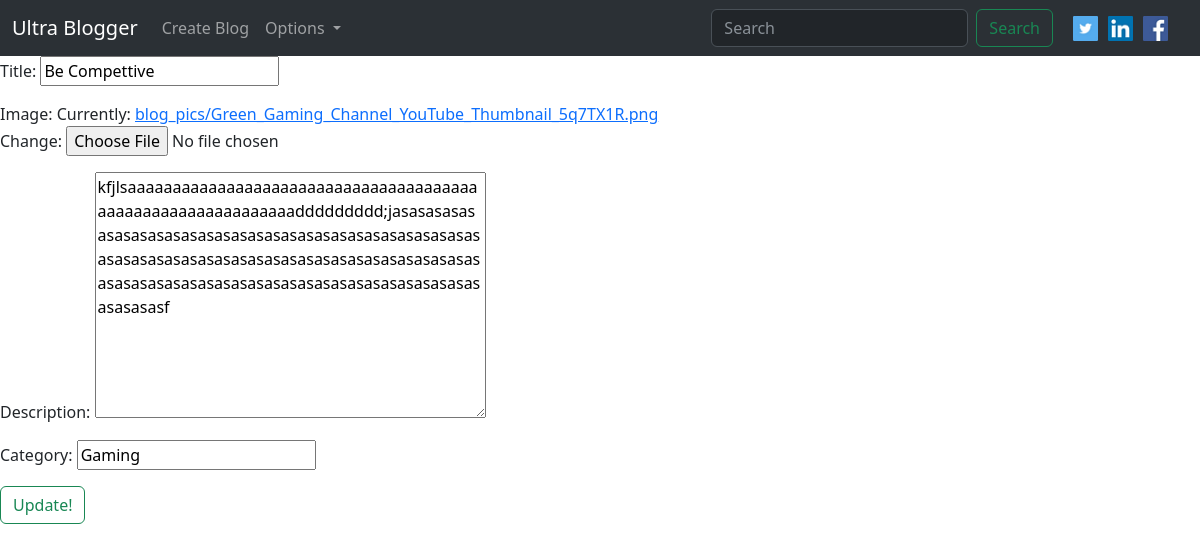
/edit_blog/6 (signed in), run on the app's committed database.
### blogapp/models.py (models this page shows)
class Blog_Model(models.Model):
    author = models.ForeignKey(User,on_delete=models.CASCADE,related_name='blog_author')
    title = models.CharField(max_length=15)
    image = models.ImageField(upload_to='blog_pics')
    description = models.TextField()
    category = models.CharField(max_length=60)
    date_added = models.DateTimeField(auto_now_add=True)

### blogapp/views.py (the view, shortened to what this page needs)
# urls.py: path('edit_blog/<pk>',views.Edit_Blog.as_view(),name='edit_blog'),
class Edit_Blog(LoginRequiredMixin,UpdateView):
    model = Blog_Model
    fields = ('title','image','description','category')
    template_name = ('blogapp/edit_blog.html')

### templates/blogapp/edit_blog.html (shortened to what this page needs)
{% extends 'base.html' %}
{% block bodyblock %}
    <form method="post" enctype="multipart/form-data">
        {{form.as_p}}
        <button class="btn btn-outline-success" type="submit">Update!</button>
    </form>
{% endblock bodyblock %}

### data on the page
Blog_Model: title "Be Compettive", description "kfjlsaaaaaaaaaaaaaaaaaaaaaaaaaaaaaaaaaaaaaaaaaaaaaaaaaaaaaaaaaaaaaddddddddd;jasasasasasasasasasasasasasasasasasasasasasasasasasasasasasasasasasasasasasasasasasasasasasasasasasasasasasasasasasasasasasasasasasasasasasasasasasasasasasasf", category "Gaming"
